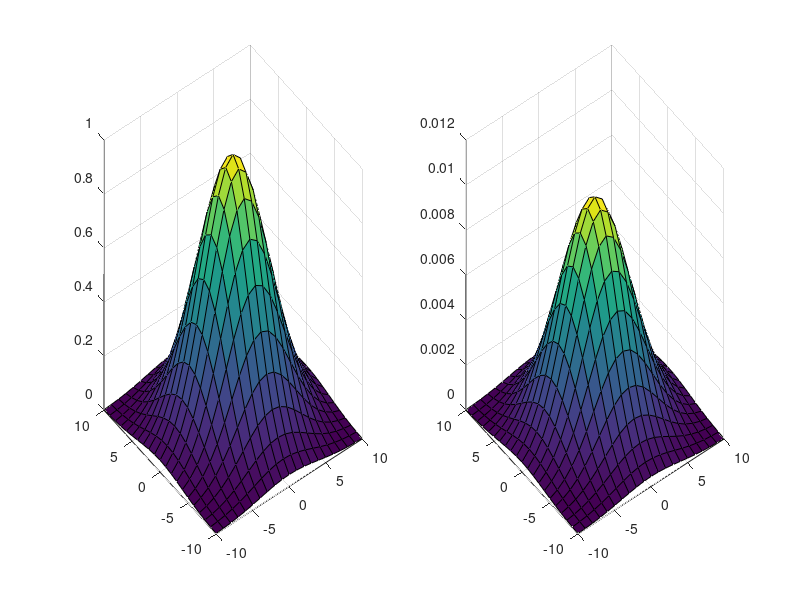

MATLAB code to generate this figure:
%https://stackoverflow.com/questions/8204645/implementing-gaussian-blur-how-to-calculate-convolution-matrix-kernel

clear
close all

sigma = 4;
kernelSize = 21;

kernelMaximumIndex = (kernelSize - 1) / 2;
kernelRange = -kernelMaximumIndex:kernelMaximumIndex

[x, y] = meshgrid(kernelRange, kernelRange);

gaussian = exp(- (x.^2+y.^2) / (2*sigma^2));

gaussianNormalized = gaussian ./ sum(gaussian(:));

figure()
subplot(1, 2, 1)
surf(x, y, gaussian);

subplot(1, 2, 2)
surf(x, y, gaussianNormalized);

